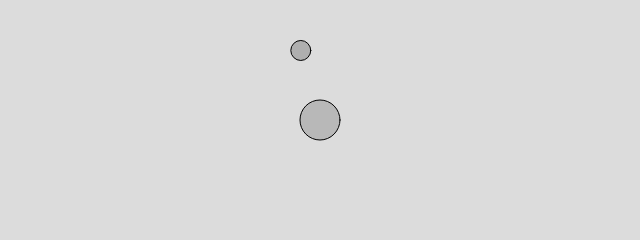
Frame 1 (no input)
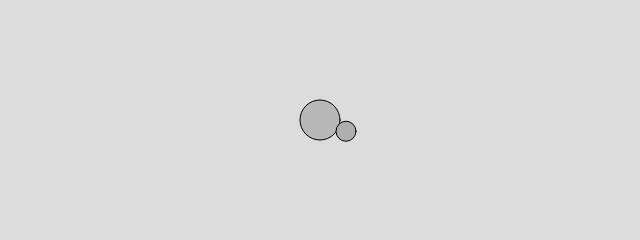
Frame 60 (no input)
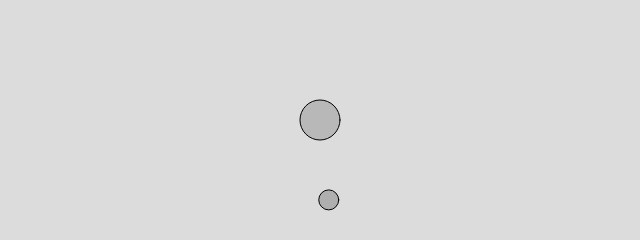
Frame 120 (the mouse pressed at the canvas centre since frame 60)

The p5.js sketch that drew these frames (run headless with seeded random() and noise() and a simulated clock; from frame 60 on, the mouse is pressed at the canvas centre):

// p5.js sketch
// ── sketch.js
class Mover {
    constructor(x, y, m) {
        this.position = createVector(x, y);
        this.velocity = createVector();
        this.acceleration = createVector();
        this.mass = m;
        this.radius = m / 2;
    }

    applyForce(force) {
        let f = p5.Vector.div(force, this.mass);
        this.acceleration.add(f);
    }

    update() {
        this.velocity.add(this.acceleration);
        this.position.add(this.velocity);
        this.acceleration.mult(0);
    }

    show() {
        stroke(0);
        fill(175);
        circle(this.position.x, this.position.y, this.mass * 2);
    }

}

class Attractor {
    constructor() {
        this.position = createVector(width / 2, height / 2);
        this.mass = 20;
    }

    show() {
        stroke(0);
        fill(175, 200);
        circle(
            this.position.x,
            this.position.y,
            this.mass * 2
        );
    }

    attract(m) {
        let force = p5.Vector.sub(this.position, m.position);
        let distance = force.mag();
        distance = constrain(distance, 5, 25);

        let strength = (this.mass * m.mass) / (distance * distance);
        force.setMag(strength);

        return force;
    }
}

let m;
let attractor;
let G = 1.0;

function setup() {
    createCanvas(640, 240);

    m = new Mover(300, 50, 10);
    m.applyForce(createVector(random(3, 10), random(3, 10)));
    attractor = new Attractor();
}

function draw() {
    background(220);

    let force = attractor.attract(m);
    m.applyForce(force);
    m.update();

    attractor.show();
    m.show();
}
